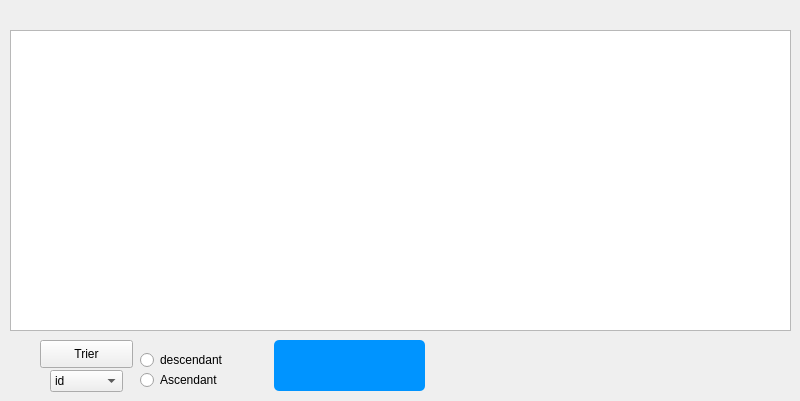
          <widget class="QWidget" name="tab_57">
           <attribute name="icon">
            <iconset>
             <normaloff>:/E-Health_care_2A12-main/Desktop/2A12/project c++/qt/E-Clinic/piel.jpg</normaloff>:/E-Health_care_2A12-main/Desktop/2A12/project c++/qt/E-Clinic/piel.jpg</iconset>
           </attribute>
           <attribute name="title">
            <string>Afficher categorie</string>
           </attribute>
           <widget class="QTableView" name="tab_categories_3">
            <property name="geometry">
             <rect>
              <x>10</x>
              <y>30</y>
              <width>781</width>
              <height>301</height>
             </rect>
            </property>
           </widget>
           <widget class="QPushButton" name="pushButton_9">
            <property name="geometry">
             <rect>
              <x>274</x>
              <y>340</y>
              <width>151</width>
              <height>51</height>
             </rect>
            </property>
            <property name="styleSheet">
             <string notr="true">QPushButton {
padding: 5px;
border-radius: 5px;
background-color:#0094ff;
font-weight: bold;
}
QPushButton:hover
{
color :white;
}</string>
            </property>
            <property name="text">
             <string/>
            </property>
            <property name="icon">
             <iconset>
              <normaloff>:/E-Health_care_2A12-main/Desktop/2A12/project c++/qt/E-Clinic/Printer.png</normaloff>:/E-Health_care_2A12-main/Desktop/2A12/project c++/qt/E-Clinic/Printer.png</iconset>
            </property>
            <property name="iconSize">
             <size>
              <width>34</width>
              <height>34</height>
             </size>
            </property>
           </widget>
           <widget class="QPushButton" name="pushButton_10">
            <property name="geometry">
             <rect>
              <x>40</x>
              <y>340</y>
              <width>93</width>
              <height>28</height>
             </rect>
            </property>
            <property name="text">
             <string>Trier</string>
            </property>
           </widget>
           <widget class="QRadioButton" name="desc_4">
            <property name="geometry">
             <rect>
              <x>140</x>
              <y>350</y>
              <width>95</width>
              <height>20</height>
             </rect>
            </property>
            <property name="text">
             <string>descendant</string>
            </property>
           </widget>
           <widget class="QComboBox" name="Trier_4">
            <property name="geometry">
             <rect>
              <x>50</x>
              <y>370</y>
              <width>73</width>
              <height>22</height>
             </rect>
            </property>
            <item>
             <property name="text">
              <string>id</string>
             </property>
            </item>
            <item>
             <property name="text">
              <string>salaires</string>
             </property>
            </item>
            <item>
             <property name="text">
              <string>encaissements</string>
             </property>
            </item>
           </widget>
           <widget class="QRadioButton" name="asc_4">
            <property name="geometry">
             <rect>
              <x>140</x>
              <y>370</y>
              <width>95</width>
              <height>20</height>
             </rect>
            </property>
            <property name="text">
             <string>Ascendant</string>
            </property>
           </widget>
          </widget>
